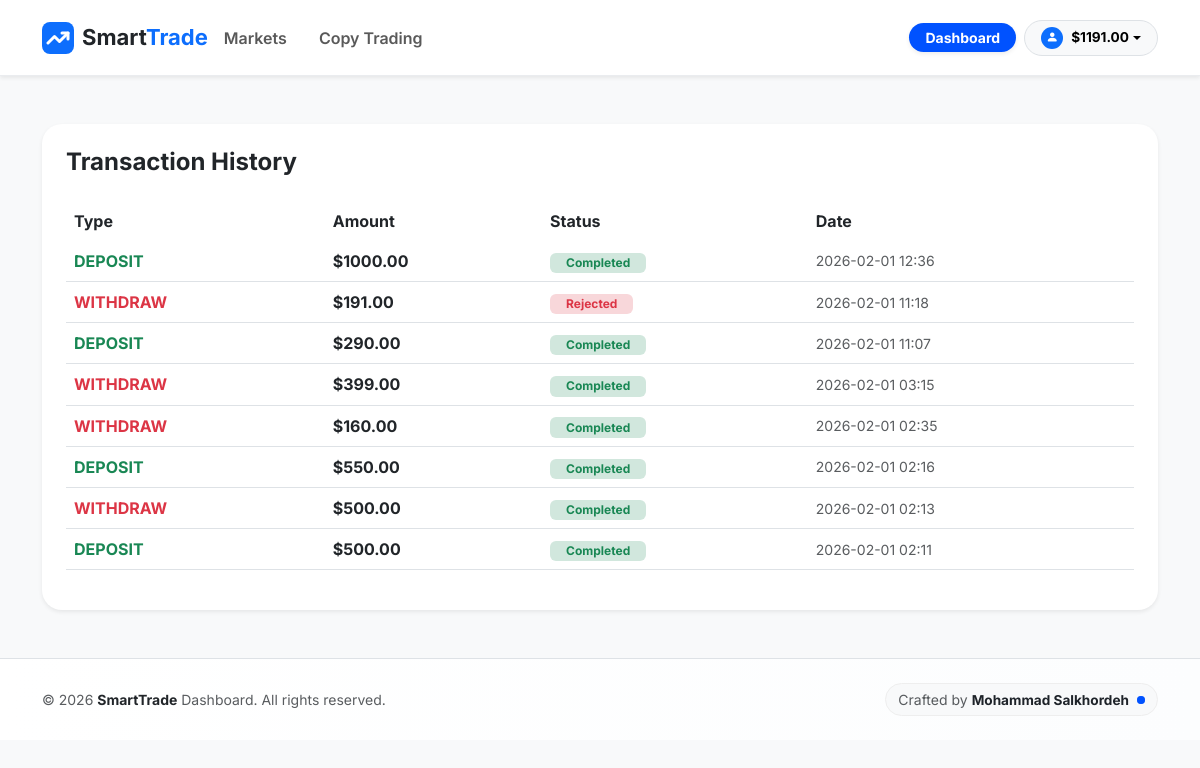
The app's page /transactions/history/ (signed in), older data.
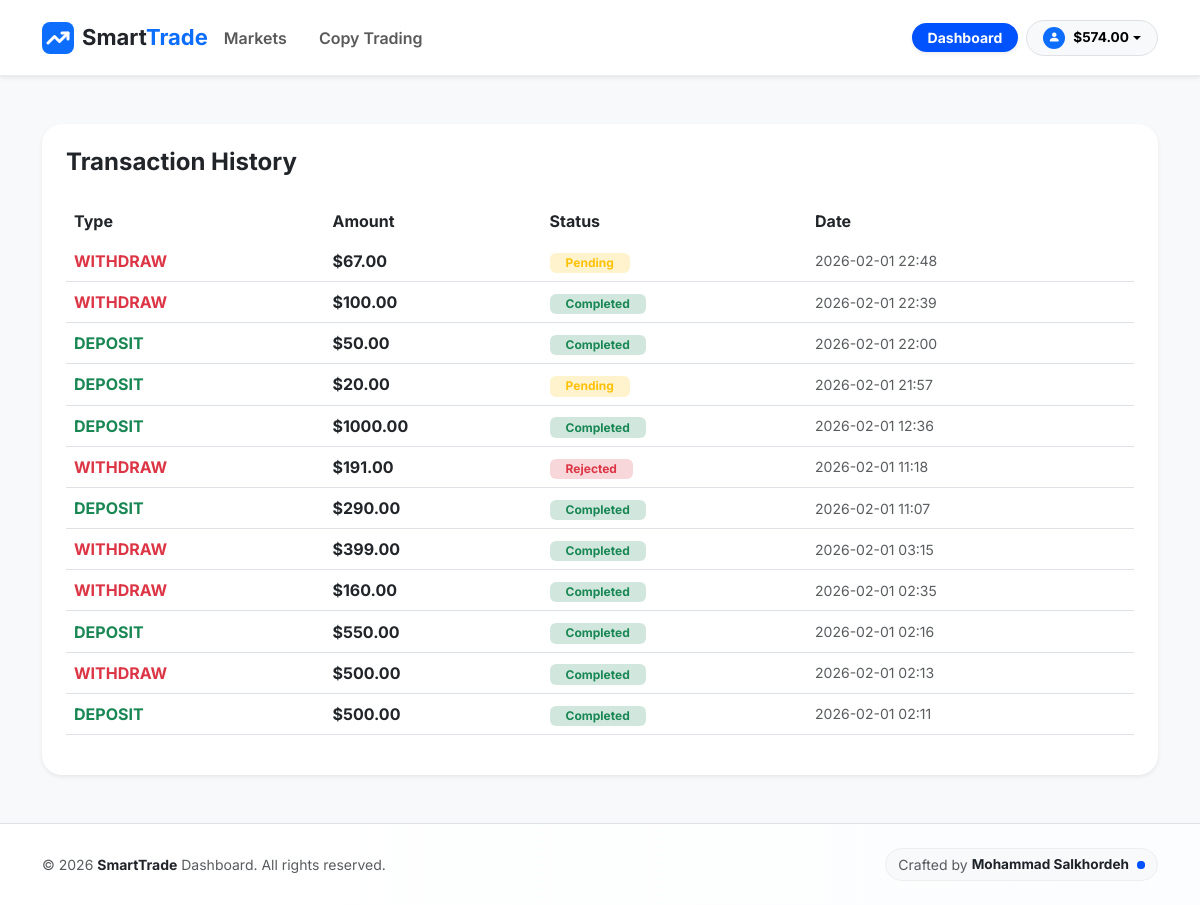
The same page, newer data.
### apps/accounts/models.py (models this page shows, shortened)
class User(AbstractUser):
    balance = models.DecimalField(
        max_digits=20,
        decimal_places=2,
        default=0.00,
        verbose_name="Total Balance (USDT)"
    )
    wallet_address = models.CharField(
        max_length=255,
        blank=True,
        null=True,
        verbose_name="User Wallet Address"
    )
    is_verified = models.BooleanField(default=False)
    class Meta:
        verbose_name = 'User'
        verbose_name_plural = 'Users'

### apps/transactions/models.py (models this page shows, shortened)
class Transaction(models.Model):
    TRANSACTION_TYPES = (
        ('deposit', 'Deposit'),
        ('withdraw', 'Withdraw'),
    )
    STATUS_CHOICES = (
        ('pending', 'Pending'),
        ('approved', 'Approved'),
        ('rejected', 'Rejected'),
    )
    user = models.ForeignKey(settings.AUTH_USER_MODEL, on_delete=models.CASCADE)
    tx_type = models.CharField(max_length=10, choices=TRANSACTION_TYPES)
    amount = models.DecimalField(max_digits=20, decimal_places=2)
    currency = models.CharField(max_length=10, default='USDT') # معمولاً تتر استفاده میشه
    tx_hash = models.CharField(max_length=255)
    status = models.CharField(max_length=10, choices=STATUS_CHOICES, default='pending')
    created_at = models.DateTimeField(auto_now_add=True)
    updated_at = models.DateTimeField(auto_now=True)

### apps/transactions/views.py (the view)
# urls.py: path('history/', views.transaction_history, name='history'),
@login_required
def transaction_history(request):
    transactions = Transaction.objects.filter(user=request.user).order_by('-created_at')
    return render(request, 'transactions/history.html', {
        'transactions': transactions,
        'page_title': 'Transaction History'
    })

### templates/transactions/history.html
{% extends 'base.html' %}
{% block content %}
<div class="card border-0 shadow-sm" style="border-radius: 20px;">
    <div class="card-body p-4">
        <h4 class="fw-bold mb-4">Transaction History</h4>
        <div class="table-responsive">
            <table class="table table-hover align-middle">
                <thead class="bg-light">
                    <tr>
                        <th class="border-0">Type</th>
                        <th class="border-0">Amount</th>
                        <th class="border-0">Status</th>
                        <th class="border-0">Date</th>
                    </tr>
                </thead>
                <tbody>
                    {% for tx in transactions %}
                    <tr>
                        <td>
                            <span class="fw-bold {% if tx.tx_type == 'deposit' %}text-success{% else %}text-danger{% endif %}">
                                {{ tx.tx_type|upper }}
                            </span>
                        </td>
                        <td class="fw-bold">${{ tx.amount }}</td>
                        <td>
                            {% if tx.status == 'approved' %}
                                <span class="badge bg-success-subtle text-success px-3">Completed</span>
                            {% elif tx.status == 'pending' %}
                                <span class="badge bg-warning-subtle text-warning px-3">Pending</span>
                            {% else %}
                                <span class="badge bg-danger-subtle text-danger px-3">Rejected</span>
                            {% endif %}
                        </td>
                        <td class="text-muted small">{{ tx.created_at|date:"Y-m-d H:i" }}</td>
                    </tr>
                    {% empty %}
                    <tr>
                        <td colspan="4" class="text-center py-5 text-muted">No transactions recorded yet.</td>
                    </tr>
                    {% endfor %}
                </tbody>
            </table>
        </div>
    </div>
</div>
{% endblock %}

### templates/base.html (shortened to what this page needs)
<!DOCTYPE html>
<html lang="en">
<head>
    <link href="https://cdn.jsdelivr.net/npm/bootstrap@5.3.0/dist/css/bootstrap.min.css" rel="stylesheet">
    <link rel="stylesheet" href="https://cdn.jsdelivr.net/npm/bootstrap-icons@1.11.0/font/bootstrap-icons.css">
</head>
<body>
<nav class="navbar navbar-expand-lg navbar-light bg-white shadow-sm sticky-top py-2 py-md-3">
    <div class="container d-flex flex-wrap align-items-center justify-content-between">
        <a class="navbar-brand fw-bold d-flex align-items-center me-auto" href="{% url 'home' %}">
            <div class="bg-primary rounded-3 p-1 me-2 d-flex">
                <svg width="24" height="24" viewBox="0 0 24 24" fill="none" stroke="white" stroke-width="3" stroke-linecap="round" stroke-linejoin="round"><polyline points="22 7 13.5 15.5 8.5 10.5 2 17"></polyline><polyline points="16 7 22 7 22 13"></polyline></svg>
            </div>
            <span class="text-dark">Smart<span class="text-primary">Trade</span></span>
        </a>
        <div class="d-flex align-items-center gap-2 order-lg-2 ms-2">
            {% if user.is_authenticated %}
                <a href="{% url 'accounts:dashboard' %}" class="btn btn-primary rounded-pill px-2 px-sm-3 fw-bold shadow-sm btn-sm">
                    <span class="d-none d-sm-inline">Dashboard</span>
                </a>
                <div class="dropdown">
                    <a class="btn btn-light rounded-pill px-2 px-sm-3 fw-bold dropdown-toggle d-flex align-items-center border" href="#" role="button" data-bs-toggle="dropdown">
                        <div class="bg-primary rounded-circle me-1 me-sm-2 d-flex align-items-center justify-content-center" style="width: 22px; height: 22px;">
                            <i class="bi bi-person-fill text-white" style="font-size: 12px;"></i>
                        </div>
                        <span style="font-size: 0.85rem;">${{ user.balance|floatformat:2 }}</span>
                    </a>
                </div>
            {% endif %}
        </div>
        <div class="collapse navbar-collapse order-lg-1" id="navbarNav">
            <ul class="navbar-nav me-auto mt-3 mt-lg-0">
                <li class="nav-item">
                    <a class="nav-link fw-semibold px-3" href="{% url 'trading:market_list' %}">Markets</a>
                </li>
                <li class="nav-item">
                    <a class="nav-link fw-semibold px-3" href="{% url 'trading:copy_list' %}">Copy Trading</a>
                </li>
            </ul>
        </div>
    </div>
</nav>
<div class="container mt-5 main-container">
    {% block content %}
    {% endblock %}
</div>
<footer class="footer-modern py-4 bg-white border-top mt-5">
    <div class="container">
        <div class="d-flex flex-column flex-md-row justify-content-between align-items-center gap-3">
            <div class="copyright-info">
                <p class="text-muted small mb-0">
                    © 2026 <span class="fw-bold text-dark">SmartTrade</span> Dashboard. All rights reserved.
                </p>
            </div>
            <div class="developer-signature">
                <a href="https://mohammad-salkhorde.ir" target="_blank" class="signature-link">
                    <span class="text-muted small me-1">Crafted by</span>
                    <span class="dev-name">Mohammad Salkhordeh</span>
                    <div class="dev-status"></div>
                </a>
            </div>
        </div>
    </div>
</footer>
<div class="toast-container position-fixed bottom-0 end-0 p-3" style="z-index: 1100;">
</div>
</body>
</html>

Row changes from the older to the newer data that the page shows:
changed User: balance "1191.00" → "574.00"
added Transaction: tx_type "WITHDRAW", amount "67.00", status "Pending", created_at "2026-02-01 22:48"
added Transaction: tx_type "WITHDRAW", amount "100.00", status "Completed", created_at "2026-02-01 22:39"
added Transaction: tx_type "DEPOSIT", amount "50.00", status "Completed", created_at "2026-02-01 22:00"
added Transaction: tx_type "DEPOSIT", amount "20.00", status "Pending", created_at "2026-02-01 21:57"
